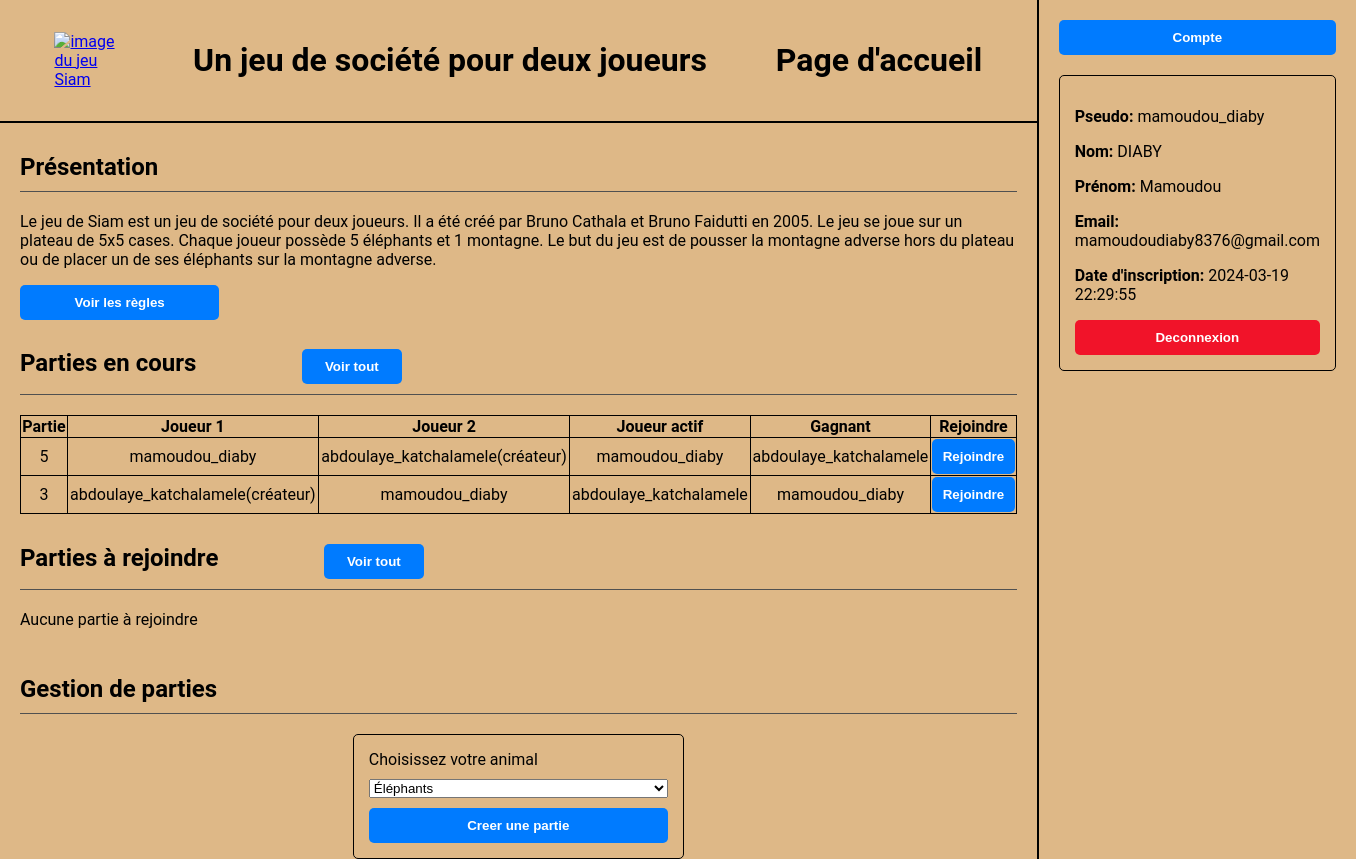
The app's page /pages/home_page.php (signed in) with its own data.
### tables this page shows
CREATE TABLE Game (
  game_ID INTEGER PRIMARY KEY AUTOINCREMENT,
  board TEXT,
  last_move TEXT,
  player1 TEXT,
  player2 TEXT,
  winner TEXT,
  active_player TEXT,
  launcher TEXT,
  launch_date DATE,
  FOREIGN KEY (player1) REFERENCES User(username),
  FOREIGN KEY (player2) REFERENCES User(username),
  FOREIGN KEY (winner) REFERENCES User(username),
  FOREIGN KEY (active_player) REFERENCES User(username),
  FOREIGN KEY (launcher) REFERENCES User(username)
);

### pages/home_page.php (the view, shortened to what this page needs)
<?php
if (isset($_SESSION['username'])) {
  try {
    $db = new PDO('sqlite:../datas/data_base.db');
  } catch (PDOException $e) {
    echo "Échec de la connexion", $e->getMessage();
    $db = null;
    exit();
  }
  $query = "SELECT * FROM Game WHERE player1 IS NULL OR player2 IS NULL ORDER BY launch_date DESC LIMIT 5";
  $stmt = $db->query($query);
  $join_results = $stmt->fetchAll(PDO::FETCH_ASSOC);
  if ($_SESSION['is_admin'] == 1) {
    $query = "SELECT * FROM Game ORDER BY launch_date DESC LIMIT 5";
    $stmt = $db->prepare($query);
  } else {
    $query = "SELECT * FROM Game WHERE player1=:username OR player2=:username ORDER BY launch_date DESC LIMIT 5";
    $stmt = $db->prepare($query);
    $stmt->bindValue(':username', $_SESSION['username'], PDO::PARAM_STR);
  }
  $stmt->execute();
  $play_results = $stmt->fetchAll(PDO::FETCH_ASSOC);
} else {
  header('Location: login_page.php');
  exit();
}
?>
<!DOCTYPE html>
<html lang="fr">
<head>
  <link rel="stylesheet" href="../styles/style2.css">
</head>
<body>
  <header>
    <a href="home_page.php"><img src="../images/siam.jpeg" alt="image du jeu Siam"></a>
    <h1>Un jeu de société pour deux joueurs</h1>
    <h1>Page d'accueil</h1>
  </header>
  <section>
    <div>
      <h2>Présentation</h2>
      <p>Le jeu de Siam est un jeu de société pour deux joueurs. Il a été créé par Bruno Cathala et Bruno Faidutti en 2005. Le jeu se joue sur un plateau de 5x5 cases. Chaque joueur possède 5 éléphants et 1 montagne. Le but du jeu est de pousser la montagne adverse hors du plateau ou de placer un de ses éléphants sur la montagne adverse.</p>
      <button id="rules" onclick="window.location.href='rules_page.php'">Voir les règles</button>
    </div>
    <div>
      <h2>
        Parties en cours
        <button class="small_buttons" onclick="window.location.href='in_progress_games_page.php'">Voir tout</button>
      </h2>
      <?php
      if (empty($play_results)) {
        echo "<p>Aucune partie en cours</p>";
      } else {
        echo "<table>";
        echo "<tr><th>Partie</th><th>Joueur 1</th><th>Joueur 2</th><th>Joueur actif</th><th>Gagnant</th><th>Rejoindre</th></tr>";
        foreach ($play_results as $row) {
          echo "<tr>";
          echo "<td>{$row['game_ID']}</td>";
          echo "<td>{$row['player1']}" . (($row['player1'] === $row['launcher']) ? "(créateur)" : "") . "</td>";
          echo "<td>{$row['player2']}" . (($row['player2'] === $row['launcher']) ? "(créateur)" : "") . "</td>";
          echo "<td>{$row['active_player']}</td>";
          echo "<td>{$row['winner']}</td>";
          echo "<td><button onclick=\"window.location.href='game_page.php?id={$row['game_ID']}'\">Rejoindre</button></td>";
          echo "</tr>";
        }
        echo "</table>";
      }
      ?>
    </div>
    <div>
      <h2>
        Parties à rejoindre
        <button class="small_buttons" onclick="window.location.href='waiting_games_page.php'">Voir tout</button>
      </h2>
      <?php
      if (empty($join_results)) {
        echo "<p>Aucune partie à rejoindre</p>";
      }
      ?>
    </div>
    <div>
      <h2>Gestion de parties</h2>
      <div id="forms">
        <form method="post" action="../api/create_game_api.php" class="form">
          <label for="player">Choisissez votre animal</label>
          <select name="player">
            <option value="1">Éléphants</option>
          </select>
          <button type="submit">Creer une partie</button>
        </form>
      </div>
    </div>
  </section>
  <aside>
    <button onclick="window.location.href='account_page.php'">Compte</button>
    <div>
      <?php
      echo "<p><strong>Pseudo:</strong> {$_SESSION['username']}</p>";
      echo "<p><strong>Nom:</strong> {$_SESSION['last_name']}</p>";
      echo "<p><strong>Prénom:</strong> {$_SESSION['first_name']}</p>";
      echo "<p><strong>Email:</strong> {$_SESSION['email']}</p>";
      echo "<p><strong>Date d'inscription:</strong> {$_SESSION['registration_date']}</p>";
      ?>
      <button class='red_buttons' onclick="window.location.href='../api/logout_api.php'">Deconnexion</button>
    </div>
  </aside>
</body>
</html>

### styles/style2.css (style rules this page uses)
body { background-color: burlywood; font-family: 'Roboto', sans-serif; margin: 0; min-height: 100vh; display: grid; grid-template-columns: 4fr 1fr; grid-template-rows: 1fr 6fr; }
header { grid-column: 1; grid-row: 1; display: flex; justify-content: space-around; align-items: center; padding: 0 20px; border-bottom: 2px solid #000; }
section { grid-column: 1; grid-row: 2; display: flex; flex-direction: column; padding: 0 20px; }
aside { grid-column: 2; grid-row: 1 / span 2; display: flex; flex-direction: column; border-left: 2px solid #000; padding: 20px; row-gap: 20px; }
h2 { padding: 10px 0; border-bottom: 1px solid #505050; box-sizing: border-box; }
img { width: 100%; height: 100%; object-fit: contain; }
a { width: 7%; }
.form { display: flex; flex-direction: column; justify-content: space-between; row-gap: 10px; width: 30%; padding: 15px; border: 1px solid #000; border-radius: 5px; }
button { background-color: #007bff; color: white; font-weight: bold; display: inline; width: 100%; border: none; border-radius: 5px; padding: 10px; cursor: pointer; }
#rules { width: 20%; }
.small_buttons { width: 10%; margin-left: 10%; }
.red_buttons { background-color: #f11329; }
aside>div { row-gap: 10px; border: 1px solid #000; padding: 15px; border-radius: 5px; }
#forms { display: flex; align-items: center; justify-content: space-around; gap: 10px; }
table { width: 100%; border-collapse: collapse; }
th, td { border: 1px solid #000; text-align: center; }

### records on screen
game: game_ID "5", player1 "mamoudou_diaby", player2 "abdoulaye_katchalamele", shows "(créateur)", active_player "mamoudou_diaby", winner "abdoulaye_katchalamele"
game: game_ID "3", player1 "abdoulaye_katchalamele", shows "(créateur)", player2 "mamoudou_diaby", active_player "abdoulaye_katchalamele", winner "mamoudou_diaby"

### other values on screen
$_SESSION['username'] "mamoudou_diaby"
$_SESSION['last_name'] "DIABY"
$_SESSION['first_name'] "Mamoudou"
$_SESSION['email'] "mamoudoudiaby8376@gmail.com"
$_SESSION['registration_date'] "2024-03-19 22:29:55"
